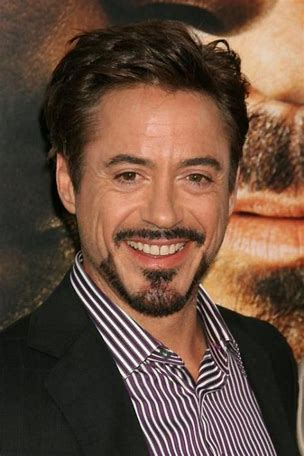
#> input picture DAY1/data/RDJ.jpg, 304 x 456 px
$ python -i utils.py   (imports and definitions only)
#> lines starting #> are read from the running program, lines starting #| are printed output that depends on the picture; after the words box and inside, x2 and y2 are one past the last pixel; in counts of white or black regions, pixels touching at a corner belong together
#> further down, picture is the input picture: shape (456, 304, 3); mean B, G, R 61.8, 77.3, 103.3
import cv2

from config import MODELS

# load model
face_classifier = cv2.CascadeClassifier(MODELS)


def face_extractor(img):
    gray = cv2.cvtColor(img, cv2.COLOR_BGR2GRAY)
    faces = face_classifier.detectMultiScale(gray, 1.3, 5)
    cropped_face = None

    if faces is ():
        return None

    for (x, y, w, h) in faces:
        cropped_face = img[y:y + h, x:x + w]

    return cropped_face


def face_detector(img, size=0.5):
#> called with size = 0.5
    gray = cv2.cvtColor(img, cv2.COLOR_BGR2GRAY)
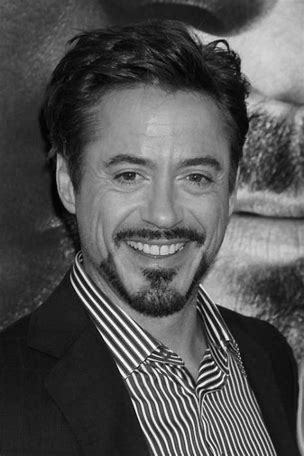
#> gray: shape (456, 304); min 0, max 254, mean 83.3
    faces = face_classifier.detectMultiScale(gray, 1.3, )
#> faces = [[62, 98, 193, 193]]
    roi = None
    if faces is ():
        return img, []
    for (x, y, w, h) in faces:
        cv2.rectangle(img, (x, y), (x + w, y + h), (0, 255, 255), 2)
        roi = img[y:y + h, x:x + w]
        roi = cv2.resize(roi, (200, 200))
#> this loop made 1 pass
#> pass 1, in face_detector, `roi = img[y:y + h, x:x + w]`:
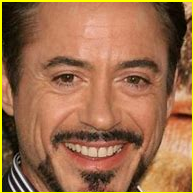
#> roi: shape (193, 193, 3); mean B, G, R 74.9, 108.9, 157.2
#> pass 1, in face_detector, `roi = cv2.resize(roi, (200, 200))`:
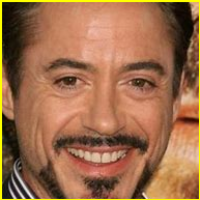
#> roi: shape (200, 200, 3); mean B, G, R 74.8, 108.8, 157.1
#> after the loop:
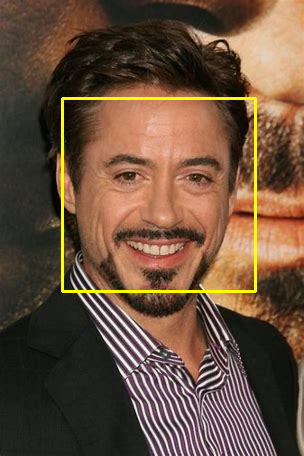
#> img: shape (456, 304, 3); 1.67% of pixels changed, all inside (x1, y1, x2, y2) = (61, 97, 257, 293)

    return img, roi

>>> import cv2
>>> picture = cv2.imread('../DAY1/data/RDJ.jpg')
>>> result = face_detector(picture)
